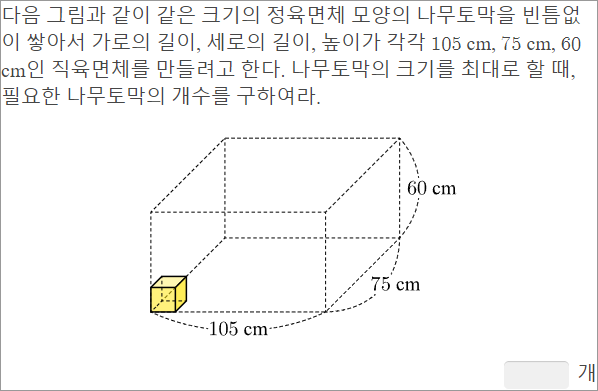
#> input picture resources/sample/M1_1_01_6915_3603.png, 598 x 391 px
$ python ocr_client.py
#> lines starting #> are read from the running program, lines starting #| are printed output that depends on the picture
from PIL import Image
import pytesseract
from typing import BinaryIO
import gc

MAX_IMAGE_DIMENSION = 2000

def ocr_image_to_text(image_file: BinaryIO) -> str:
    text_result = ""
    try:
        with Image.open(image_file) as image:
#> image is the input picture: PIL image 598x391 RGBA; mean R, G, B, A 246.7, 246.6, 246.2, 255
            image = image.convert('L')
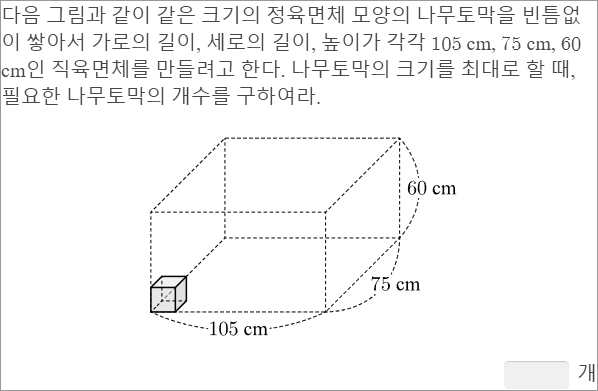
#> image: PIL image 598x391 L; min 0, max 255, mean 246.6

            if image.width > MAX_IMAGE_DIMENSION or image.height > MAX_IMAGE_DIMENSION:
                image.thumbnail((MAX_IMAGE_DIMENSION, MAX_IMAGE_DIMENSION), Image.Resampling.LANCZOS)

            tesseract_config = r'--dpi 300'
#> (the run stopped early here; a loop or call above may not have finished)

$ run again, with resources/sample/M1_1_01_5006_51800.png copied over resources/sample/M1_1_01_6915_3603.png
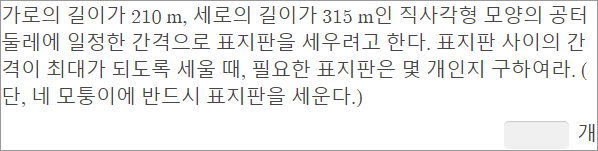
#> input picture resources/sample/M1_1_01_5006_51800.png, 598 x 151 px
#> in ocr_image_to_text, image is the input picture: PIL image 598x151 RGBA; mean R, G, B, A 238.8, 238.7, 238.8, 255
#> in ocr_image_to_text, `image = image.convert('L')`:
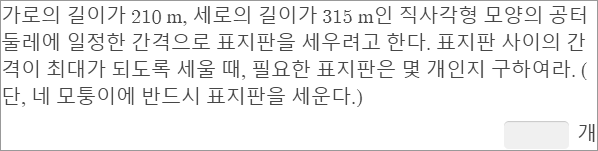
#> image: PIL image 598x151 L; min 70, max 255, mean 238.7
